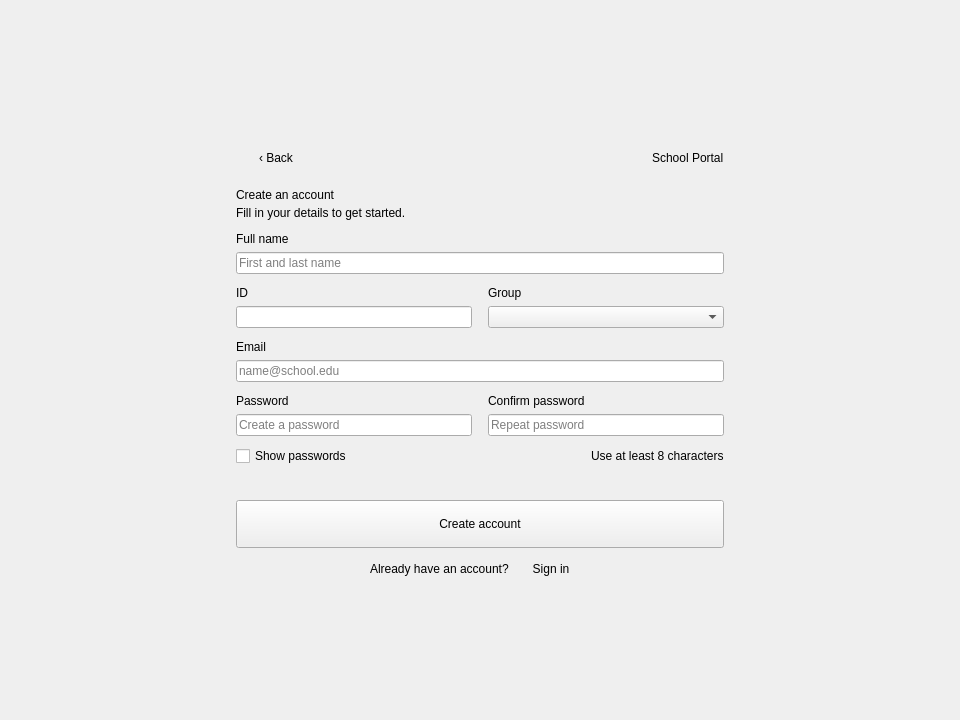
<?xml version="1.0" encoding="UTF-8"?>
<ui version="4.0">
  <class>SignupPage</class>
  <widget class="QWidget" name="SignupPage">
    <property name="geometry"><rect><x>0</x><y>0</y><width>960</width><height>720</height></rect></property>
    <layout class="QVBoxLayout" name="outerLayout">
      <property name="leftMargin"><number>24</number></property>
      <property name="topMargin"><number>24</number></property>
      <property name="rightMargin"><number>24</number></property>
      <property name="bottomMargin"><number>24</number></property>
      <item>
        <spacer name="outerSpacerTop">
          <property name="orientation"><enum>Qt::Vertical</enum></property>
          <property name="sizeHint" stdset="0"><size><width>20</width><height>20</height></size></property>
        </spacer>
      </item>
      <item>
        <layout class="QHBoxLayout" name="centerRow">
          <item>
            <spacer name="outerSpacerLeft">
              <property name="orientation"><enum>Qt::Horizontal</enum></property>
              <property name="sizeHint" stdset="0"><size><width>20</width><height>20</height></size></property>
            </spacer>
          </item>
          <item>
            <widget class="QFrame" name="panel">
              <property name="minimumSize"><size><width>560</width><height>0</height></size></property>
              <property name="maximumSize"><size><width>560</width><height>16777215</height></size></property>
              <property name="frameShape"><enum>QFrame::NoFrame</enum></property>
              <layout class="QVBoxLayout" name="panelLayout">
                <property name="spacing"><number>10</number></property>
                <property name="leftMargin"><number>36</number></property>
                <property name="topMargin"><number>24</number></property>
                <property name="rightMargin"><number>36</number></property>
                <property name="bottomMargin"><number>20</number></property>
                <item>
                  <layout class="QHBoxLayout" name="topRow">
                    <property name="spacing"><number>8</number></property>
                    <item>
                      <widget class="QPushButton" name="backButton">
                        <property name="cursor"><cursorShape>PointingHandCursor</cursorShape></property>
                        <property name="text"><string>‹ Back</string></property>
                        <property name="flat"><bool>true</bool></property>
                      </widget>
                    </item>
                    <item>
                      <spacer name="topSpacer">
                        <property name="orientation"><enum>Qt::Horizontal</enum></property>
                        <property name="sizeHint" stdset="0"><size><width>20</width><height>20</height></size></property>
                      </spacer>
                    </item>
                    <item>
                      <widget class="QLabel" name="miniLogo">
                        <property name="text"><string /></property>
                        <property name="alignment"><set>Qt::AlignCenter</set></property>
                        <property name="minimumSize"><size><width>28</width><height>28</height></size></property>
                        <property name="maximumSize"><size><width>28</width><height>28</height></size></property>
                      </widget>
                    </item>
                    <item>
                      <widget class="QLabel" name="miniBrand">
                        <property name="text"><string>School Portal</string></property>
                      </widget>
                    </item>
                  </layout>
                </item>
                <item>
                  <spacer name="spacerAfterTop">
                    <property name="orientation"><enum>Qt::Vertical</enum></property>
                    <property name="sizeType"><enum>QSizePolicy::Fixed</enum></property>
                    <property name="sizeHint" stdset="0"><size><width>20</width><height>6</height></size></property>
                  </spacer>
                </item>
                <item>
                  <layout class="QVBoxLayout" name="headingBlock">
                    <property name="spacing"><number>4</number></property>
                    <item>
                      <widget class="QLabel" name="headingLabel">
                        <property name="text"><string>Create an account</string></property>
                      </widget>
                    </item>
                    <item>
                      <widget class="QLabel" name="subheadingLabel">
                        <property name="text"><string>Fill in your details to get started.</string></property>
                        <property name="wordWrap"><bool>true</bool></property>
                      </widget>
                    </item>
                  </layout>
                </item>
                <item>
                  <spacer name="spacerAfterHeading">
                    <property name="orientation"><enum>Qt::Vertical</enum></property>
                    <property name="sizeType"><enum>QSizePolicy::Fixed</enum></property>
                    <property name="sizeHint" stdset="0"><size><width>20</width><height>2</height></size></property>
                  </spacer>
                </item>
                <item>
                  <layout class="QGridLayout" name="formGrid">
                    <property name="horizontalSpacing"><number>16</number></property>
                    <property name="verticalSpacing"><number>12</number></property>
                    <item row="0" column="0" colspan="2">
                      <layout class="QVBoxLayout" name="fullNameBlock">
                        <property name="spacing"><number>6</number></property>
                        <item>
                          <widget class="QLabel" name="fullNameLabel">
                            <property name="text"><string>Full name</string></property>
                            <property name="field" stdset="0"><bool>true</bool></property>
                          </widget>
                        </item>
                        <item>
                          <widget class="QLineEdit" name="fullNameEdit">
                            <property name="placeholderText"><string>First and last name</string></property>
                          </widget>
                        </item>
                      </layout>
                    </item>
                    <item row="1" column="0">
                      <layout class="QVBoxLayout" name="idBlock">
                        <property name="spacing"><number>6</number></property>
                        <item>
                          <widget class="QLabel" name="idLabel">
                            <property name="text"><string>ID</string></property>
                            <property name="field" stdset="0"><bool>true</bool></property>
                          </widget>
                        </item>
                        <item>
                          <widget class="QLineEdit" name="idEdit">
                            <property name="placeholderText"><string /></property>
                          </widget>
                        </item>
                      </layout>
                    </item>
                    <item row="1" column="1">
                      <layout class="QVBoxLayout" name="groupBlock">
                        <property name="spacing"><number>6</number></property>
                        <item>
                          <widget class="QLabel" name="groupLabel">
                            <property name="text"><string>Group</string></property>
                            <property name="field" stdset="0"><bool>true</bool></property>
                          </widget>
                        </item>
                        <item>
                          <widget class="QComboBox" name="groupCombo">
                            <property name="cursor"><cursorShape>PointingHandCursor</cursorShape></property>
                          </widget>
                        </item>
                      </layout>
                    </item>
                    <item row="2" column="0" colspan="2">
                      <layout class="QVBoxLayout" name="emailBlock">
                        <property name="spacing"><number>6</number></property>
                        <item>
                          <widget class="QLabel" name="emailLabel">
                            <property name="text"><string>Email</string></property>
                            <property name="field" stdset="0"><bool>true</bool></property>
                          </widget>
                        </item>
                        <item>
                          <widget class="QLineEdit" name="emailEdit">
                            <property name="placeholderText"><string>name@school.edu</string></property>
                          </widget>
                        </item>
                      </layout>
                    </item>
                    <item row="3" column="0">
                      <layout class="QVBoxLayout" name="passwordBlock">
                        <property name="spacing"><number>6</number></property>
                        <item>
                          <widget class="QLabel" name="passwordLabel">
                            <property name="text"><string>Password</string></property>
                            <property name="field" stdset="0"><bool>true</bool></property>
                          </widget>
                        </item>
                        <item>
                          <widget class="QLineEdit" name="passwordEdit">
                            <property name="placeholderText"><string>Create a password</string></property>
                            <property name="echoMode"><enum>QLineEdit::Password</enum></property>
                          </widget>
                        </item>
                      </layout>
                    </item>
                    <item row="3" column="1">
                      <layout class="QVBoxLayout" name="confirmBlock">
                        <property name="spacing"><number>6</number></property>
                        <item>
                          <widget class="QLabel" name="confirmLabel">
                            <property name="text"><string>Confirm password</string></property>
                            <property name="field" stdset="0"><bool>true</bool></property>
                          </widget>
                        </item>
                        <item>
                          <widget class="QLineEdit" name="confirmEdit">
                            <property name="placeholderText"><string>Repeat password</string></property>
                            <property name="echoMode"><enum>QLineEdit::Password</enum></property>
                          </widget>
                        </item>
                      </layout>
                    </item>
                  </layout>
                </item>
                <item>
                  <layout class="QHBoxLayout" name="optionsRow">
                    <item>
                      <widget class="QCheckBox" name="showPasswordCheck">
                        <property name="cursor"><cursorShape>PointingHandCursor</cursorShape></property>
                        <property name="text"><string>Show passwords</string></property>
                      </widget>
                    </item>
                    <item>
                      <spacer name="optionsSpacer">
                        <property name="orientation"><enum>Qt::Horizontal</enum></property>
                        <property name="sizeHint" stdset="0"><size><width>20</width><height>20</height></size></property>
                      </spacer>
                    </item>
                    <item>
                      <widget class="QLabel" name="hintLabel">
                        <property name="text"><string>Use at least 8 characters</string></property>
                      </widget>
                    </item>
                  </layout>
                </item>
                <item>
                  <widget class="QLabel" name="messageLabel">
                    <property name="text"><string /></property>
                    <property name="wordWrap"><bool>true</bool></property>
                    <property name="visible"><bool>false</bool></property>
                  </widget>
                </item>
                <item>
                  <widget class="QPushButton" name="createButton">
                    <property name="minimumSize"><size><width>0</width><height>48</height></size></property>
                    <property name="cursor"><cursorShape>PointingHandCursor</cursorShape></property>
                    <property name="text"><string>Create account</string></property>
                  </widget>
                </item>
                <item>
                  <layout class="QHBoxLayout" name="footerRow">
                    <property name="spacing"><number>2</number></property>
                    <item>
                      <spacer name="footerSpacerLeft">
                        <property name="orientation"><enum>Qt::Horizontal</enum></property>
                        <property name="sizeHint" stdset="0"><size><width>20</width><height>20</height></size></property>
                      </spacer>
                    </item>
                    <item>
                      <widget class="QLabel" name="footerLabel">
                        <property name="text"><string>Already have an account?</string></property>
                      </widget>
                    </item>
                    <item>
                      <widget class="QPushButton" name="loginLink">
                        <property name="cursor"><cursorShape>PointingHandCursor</cursorShape></property>
                        <property name="text"><string>Sign in</string></property>
                        <property name="flat"><bool>true</bool></property>
                      </widget>
                    </item>
                    <item>
                      <spacer name="footerSpacerRight">
                        <property name="orientation"><enum>Qt::Horizontal</enum></property>
                        <property name="sizeHint" stdset="0"><size><width>20</width><height>20</height></size></property>
                      </spacer>
                    </item>
                  </layout>
                </item>
              </layout>
            </widget>
          </item>
          <item>
            <spacer name="outerSpacerRight">
              <property name="orientation"><enum>Qt::Horizontal</enum></property>
              <property name="sizeHint" stdset="0"><size><width>20</width><height>20</height></size></property>
            </spacer>
          </item>
        </layout>
      </item>
      <item>
        <spacer name="outerSpacerBottom">
          <property name="orientation"><enum>Qt::Vertical</enum></property>
          <property name="sizeHint" stdset="0"><size><width>20</width><height>20</height></size></property>
        </spacer>
      </item>
    </layout>
  </widget>
  <tabstops>
    <tabstop>fullNameEdit</tabstop>
    <tabstop>idEdit</tabstop>
    <tabstop>groupCombo</tabstop>
    <tabstop>emailEdit</tabstop>
    <tabstop>passwordEdit</tabstop>
    <tabstop>confirmEdit</tabstop>
    <tabstop>showPasswordCheck</tabstop>
    <tabstop>createButton</tabstop>
    <tabstop>loginLink</tabstop>
    <tabstop>backButton</tabstop>
  </tabstops>
  <resources/>
  <connections/>
</ui>
